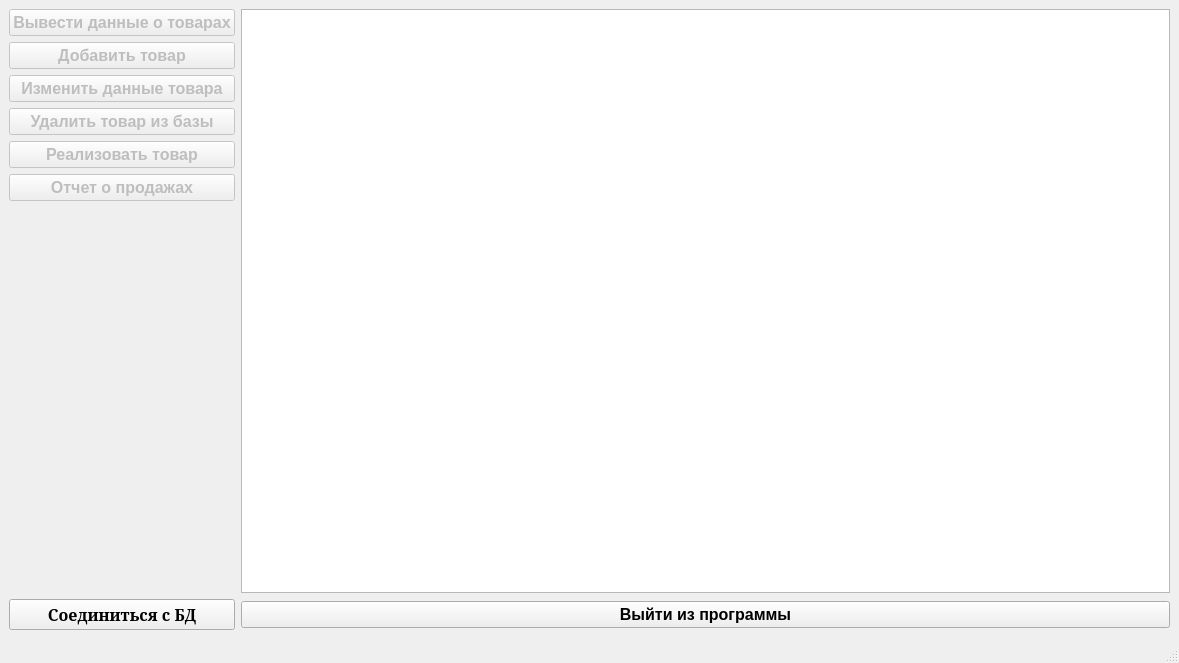
<?xml version="1.0" encoding="UTF-8"?>
<ui version="4.0">
 <class>MainWindow</class>
 <widget class="QMainWindow" name="MainWindow">
  <property name="geometry">
   <rect>
    <x>0</x>
    <y>0</y>
    <width>1179</width>
    <height>663</height>
   </rect>
  </property>
  <property name="font">
   <font>
    <pointsize>12</pointsize>
    <weight>75</weight>
    <bold>true</bold>
   </font>
  </property>
  <property name="windowTitle">
   <string>MainWindow</string>
  </property>
  <widget class="QWidget" name="centralwidget">
   <layout class="QGridLayout" name="gridLayout">
    <item row="1" column="0">
     <widget class="QPushButton" name="pushButton_3">
      <property name="enabled">
       <bool>false</bool>
      </property>
      <property name="font">
       <font>
        <pointsize>12</pointsize>
        <weight>75</weight>
        <bold>true</bold>
       </font>
      </property>
      <property name="text">
       <string>Добавить товар</string>
      </property>
     </widget>
    </item>
    <item row="3" column="0">
     <widget class="QPushButton" name="pushButton_4">
      <property name="enabled">
       <bool>false</bool>
      </property>
      <property name="font">
       <font>
        <pointsize>12</pointsize>
        <weight>75</weight>
        <bold>true</bold>
       </font>
      </property>
      <property name="text">
       <string>Удалить товар из базы</string>
      </property>
     </widget>
    </item>
    <item row="4" column="0">
     <widget class="QPushButton" name="pushButton_6">
      <property name="enabled">
       <bool>false</bool>
      </property>
      <property name="text">
       <string>Реализовать товар</string>
      </property>
     </widget>
    </item>
    <item row="0" column="0">
     <widget class="QPushButton" name="pushButton_2">
      <property name="enabled">
       <bool>false</bool>
      </property>
      <property name="font">
       <font>
        <pointsize>12</pointsize>
        <weight>75</weight>
        <bold>true</bold>
       </font>
      </property>
      <property name="text">
       <string>Вывести данные о товарах</string>
      </property>
     </widget>
    </item>
    <item row="2" column="0">
     <widget class="QPushButton" name="pushButton_5">
      <property name="enabled">
       <bool>false</bool>
      </property>
      <property name="text">
       <string>Изменить данные товара</string>
      </property>
     </widget>
    </item>
    <item row="11" column="0">
     <widget class="QPushButton" name="pushButton">
      <property name="font">
       <font>
        <family>Serif</family>
        <pointsize>12</pointsize>
        <weight>75</weight>
        <bold>true</bold>
       </font>
      </property>
      <property name="layoutDirection">
       <enum>Qt::LeftToRight</enum>
      </property>
      <property name="text">
       <string>Соединиться с БД</string>
      </property>
     </widget>
    </item>
    <item row="0" column="1" rowspan="8">
     <widget class="QTableView" name="tableView">
      <attribute name="verticalHeaderVisible">
       <bool>false</bool>
      </attribute>
     </widget>
    </item>
    <item row="5" column="0">
     <widget class="QPushButton" name="pushButton_7">
      <property name="enabled">
       <bool>false</bool>
      </property>
      <property name="text">
       <string>Отчет о продажах</string>
      </property>
     </widget>
    </item>
    <item row="11" column="1">
     <widget class="QPushButton" name="pushButton_8">
      <property name="text">
       <string>Выйти из программы</string>
      </property>
     </widget>
    </item>
   </layout>
   <zorder>pushButton_7</zorder>
   <zorder>tableView</zorder>
   <zorder>pushButton_3</zorder>
   <zorder>pushButton</zorder>
   <zorder>pushButton_2</zorder>
   <zorder>pushButton_4</zorder>
   <zorder>pushButton_5</zorder>
   <zorder>pushButton_6</zorder>
   <zorder>pushButton_8</zorder>
  </widget>
  <widget class="QStatusBar" name="statusbar"/>
 </widget>
 <resources/>
 <connections/>
</ui>
